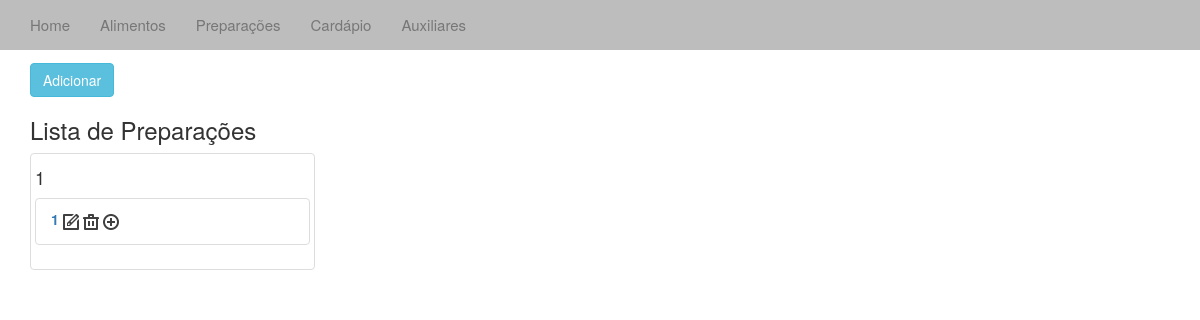
The app's page /prepara/, older data.
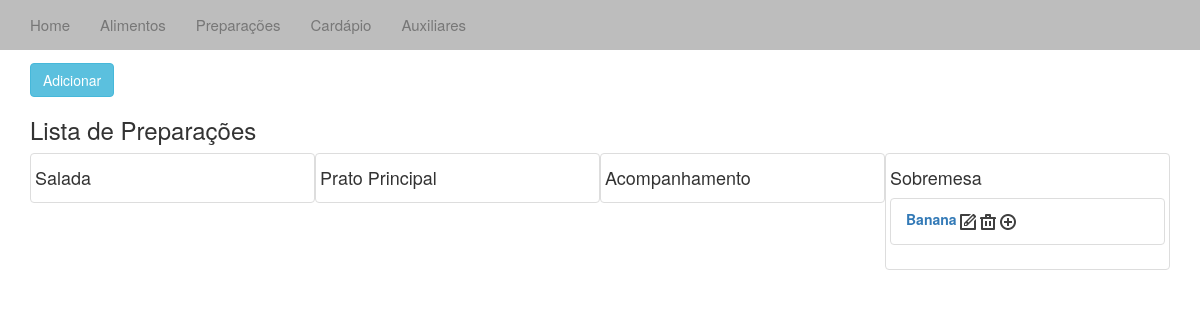
The same page, newer data.
### cardapio/models.py (models this page shows, shortened)
class Aux(models.Model):
	tipo = models.IntegerField(max_length=1)
	desc = models.CharField(max_length=4)

class Prepara(models.Model):
	desc = models.CharField(max_length=40)
	inNatura = models.IntegerField(max_length=1)
	enxofre = models.IntegerField(max_length=1)
	cor = models.CharField(max_length=10)
	tipoPrep = models.CharField(max_length=40)
	coccao = models.CharField(max_length=40)

### cardapio/views.py (the view)
# urls.py: url(r'^prepara/', 'cardapio.views.prepara', name='prepara'),
def prepara(request):
	p_list = Prepara.objects.all().order_by('desc')
	aux_list = Aux.objects.all()
	context = {'p_list':p_list,'aux_list':aux_list}
	return render_to_response('prepara.html', context)

### templates/prepara.html (shortened to what this page needs)
{% extends "base.html" %}
{% block body%}
{% load static %}
<div class="container-fluid">
	<div class="container">
			<h2>Auxiliares</h2>
			<a href="/addprepara/"><button type="button" class="btn btn-info">Adicionar</button></a>
			<h3>Lista de Preparações</h3>
		{% if p_list %}
			{% for t in aux_list %}
				{% if t.tipo == 2 %}
				<div class="thumbnail col-sm-3">
					<h4>{{ t.desc }}</h4>
					{% for a in p_list %}
					{% if a.tipoPrep == t.desc %}
					<ul class="list-group">
					<li class="list-group-item">
						<label><a href="/verprepara/{{ a.id }}"> {{ a.desc }}</a> </label>
						<a href="/editprepara/{{ a.id }}"><img src="{% static "img/edit.png" %}" style="display:inline-block" /></a>
						<a href="/deleteprepara/{{ a.id }}"><img src="{% static "img/delete.png" %}" style="display:inline-block" /></a>
						<a href="/prep_alimentos/{{ a.id }}"><img src="{% static "img/add.png" %}" style="display:inline-block" /></a>
					</li>
					</ul>
					{% endif %}
				{% endfor %}
				</div>
				{% endif %}
			{% endfor %}
		{% endif %}
</div>
{% endblock %}

Row changes from the older to the newer data that the page shows:
changed Aux: loses Prepara (desc "1"); desc "1" → "Salada"
added Aux: desc "Prato Principal"
added Aux: desc "Acompanhamento"
added Aux: desc "Sobremesa"
added Prepara: desc "Banana", shown under "Sobremesa"
